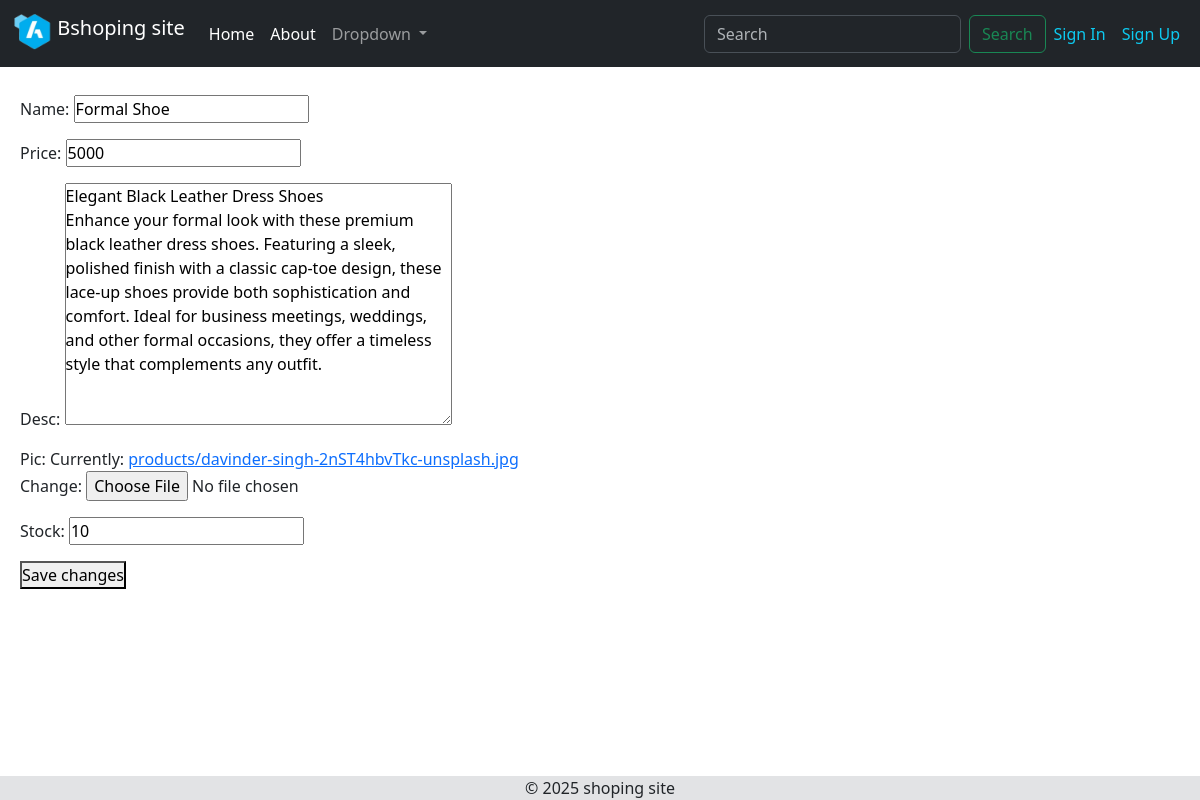
/Products/edit/1, run on the app's committed database.
### mainapp/models.py (models this page shows)
class Product(models.Model):
    name = models.CharField(max_length=100)
    price = models.PositiveIntegerField(null = False)
    desc = models.TextField()
    pic = models.ImageField(upload_to = "products/", null = False)
    stock = models.PositiveIntegerField(default = 1)

### mainapp/views.py (the view, shortened to what this page needs)
# urls.py: path("Products/edit/<int:pk>", views.UpdateProduct.as_view(), name = "editproduct"),
class UpdateProduct(UpdateView):
    model = Product
    fields = '__all__'
    template_name = 'editproduct.html'

### mainapp/templates/editproduct.html (shortened to what this page needs)
{% extends 'base.html' %}
{% block content %}
<form method="post" enctype="multipart/form-data" class="form">
    {{ form.as_p }}
    <button type="submit">Save changes</button>
</form>
{% endblock %}

### static/css/style.css (style rules this page uses)
* { margin: 0; padding: 0; box-sizing: border-box; }

### data on the page
Product: name "Formal Shoe", price "5000", desc "Elegant Black Leather Dress Shoes Enhance your formal look with these premium black leather dress shoes. Featuring a sleek, polished finish with a classic cap-toe design, these lace-up shoes provide both sophistication and comfort. Ideal for business meetings, weddings, and other formal occasions, they offer a timeless style that complements any outfit.", stock "10"
